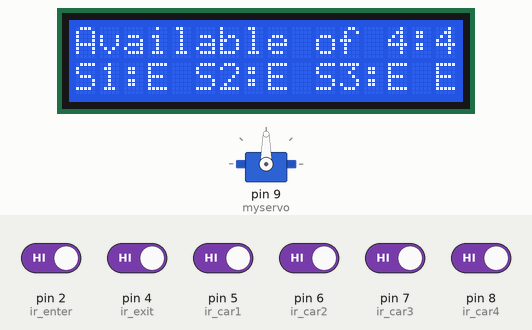
This sketch was run on a simulated Arduino Uno, built with avr-gcc and run on an emulated ATmega328P. Parts: servo, 16×2 character LCD. The test bench sets the inputs (shaded band); at power-on: pin 2 (ir_enter), pin 4 (ir_exit), pin 5 (ir_car1), pin 6 (ir_car2), pin 7 (ir_car3), pin 8 (ir_car4) HIGH.

Above: at 3.3 s.
3.4 s: pin 4 (ir_exit) driven LOW
At 4.2 s:
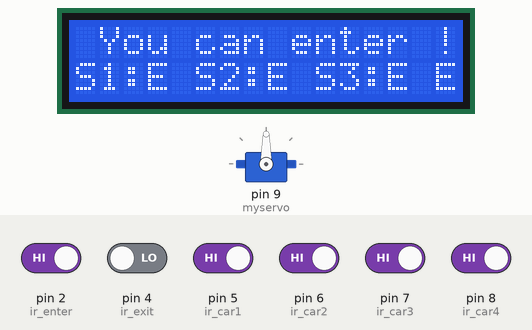
4.9 s: pin 5 (ir_car1) driven LOW
6.4 s: pin 2 (ir_enter) driven LOW
At 7.3 s:
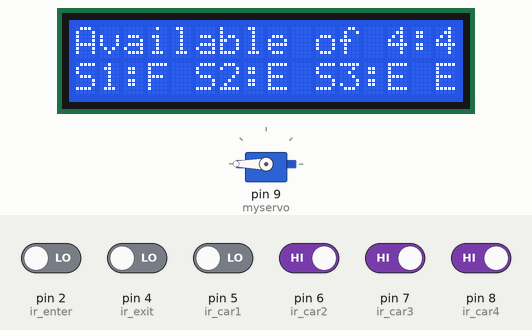
8.0 s: pin 6 (ir_car2) driven LOW
11.0 s: pin 7 (ir_car3) driven LOW
At 13.3 s:
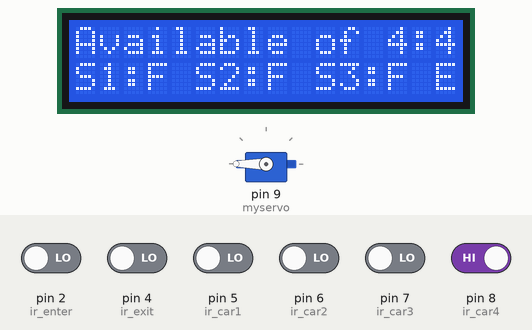
14.0 s: pin 8 (ir_car4) driven LOW
Timing chart, 0 to 17.0 s (numbered marks = the images above; inputs shaded):
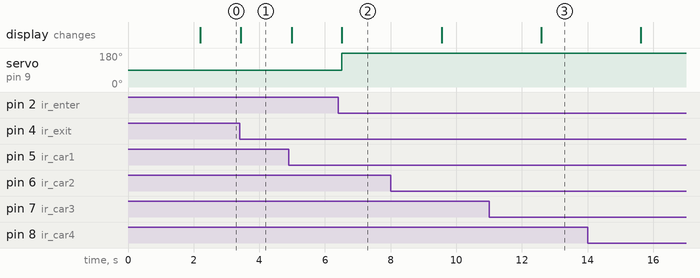

The sketch:

Smart_Parking_System.ino
```cpp
#include <Servo.h>
#include <Wire.h>
#include <LiquidCrystal_I2C.h>

LiquidCrystal_I2C lcd(0x27, 20, 4);
Servo myservo;

#define ir_enter 2
#define ir_exit 4

#define ir_car1 5
#define ir_car2 6
#define ir_car3 7
#define ir_car4 8

int S1 = 0, S2 = 0, S3 = 0, S4 = 0;
int slot = 4; // Initial available parking slots

void setup()
{
  Serial.begin(9600);
  pinMode(ir_car1, INPUT);
  pinMode(ir_car2, INPUT);
  pinMode(ir_car3, INPUT);
  pinMode(ir_car4, INPUT);
  pinMode(ir_enter, INPUT);
  pinMode(ir_exit, INPUT);

  myservo.attach(9);
  myservo.write(90);

  lcd.begin(16, 2);
  lcd.init();
  lcd.backlight();
  lcd.setCursor(0, 0);
  lcd.print("    Smart Car   ");
  lcd.setCursor(0, 1);
  lcd.print(" Parking System ");
  delay(2000);
  lcd.clear();

  Read_Sensor();

  // Calculate the initial available parking slots
  int total = S1 + S2 + S3 + S4;
  slot = slot - total;
}

void loop()
{
  Read_Sensor();

  lcd.setCursor(0, 0);
  lcd.print("Available of 4:");
  lcd.print(slot);
  lcd.print("    ");

  lcd.setCursor(0, 1);
  lcd.print("S1:");
  lcd.print(S1 == 1 ? "F" : "E");

  lcd.setCursor(5, 1);
  lcd.print("S2:");
  lcd.print(S2 == 1 ? "F" : "E");

  lcd.setCursor(10, 1);
  lcd.print("S3:");
  lcd.print(S3 == 1 ? "F" : "E");

  lcd.setCursor(15, 1);
  lcd.print("");
  lcd.print(S4 == 1 ? "F" : "E");

  // Servo Motor Control
  if (digitalRead(ir_enter) == 0)
  {
    if (slot > 0)
    {
      myservo.write(180);
      delay(1500); // Simulating the time it takes for a car to enter
      slot = slot - 1;
    }
    else
    {
      lcd.setCursor(0, 0);
      lcd.print(" Parking Full ");
      myservo.write(90);
      delay(1500);
    }
  }

  if (digitalRead(ir_exit) == 0)
  {
    if (slot < 4){
    delay(1500); // Simulating the time it takes for a car to exit
    slot = slot + 1;
    }
    else
    {
      lcd.setCursor(0, 0);
      lcd.print(" You can enter !! ");
      delay(1500);
    }
  }

  delay(1);
}

void Read_Sensor()
{
  S1=0, S2=0, S3=0, S4=0;
 if(digitalRead(ir_car1) == 0){S1=1;} // read degital data from IR sensor3
 if(digitalRead(ir_car2) == 0){S2=1;} // read degital data from IR sensor4
 if(digitalRead(ir_car3) == 0){S3=1;} // read degital data from IR sensor5
 if(digitalRead(ir_car4) == 0){S4=1;} // read degital data from IR sensor6
}
```

Measured:
- after the input at 3.4 s, the display: changes at once (image 1)
- after the input at 6.4 s, servo on pin 9 (myservo): 90° → 180° after 0.12 s; the display: changes after 0.12 s (image 2)
- after the input at 11.0 s, the display: changes after 1.6 s (image 3)
